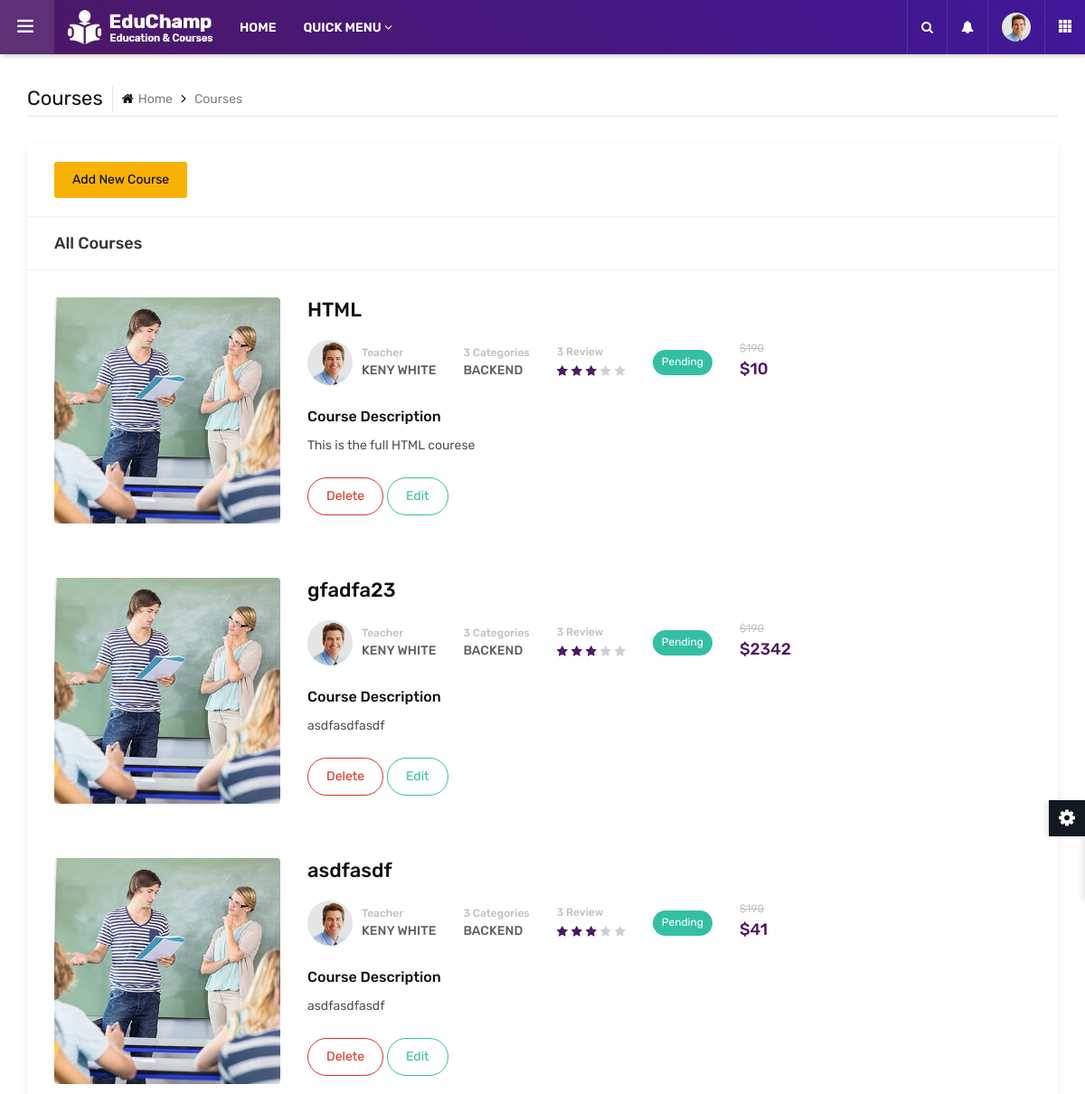
Page /public/admin/courses.php (signed in, upper part) on the earlier database version.
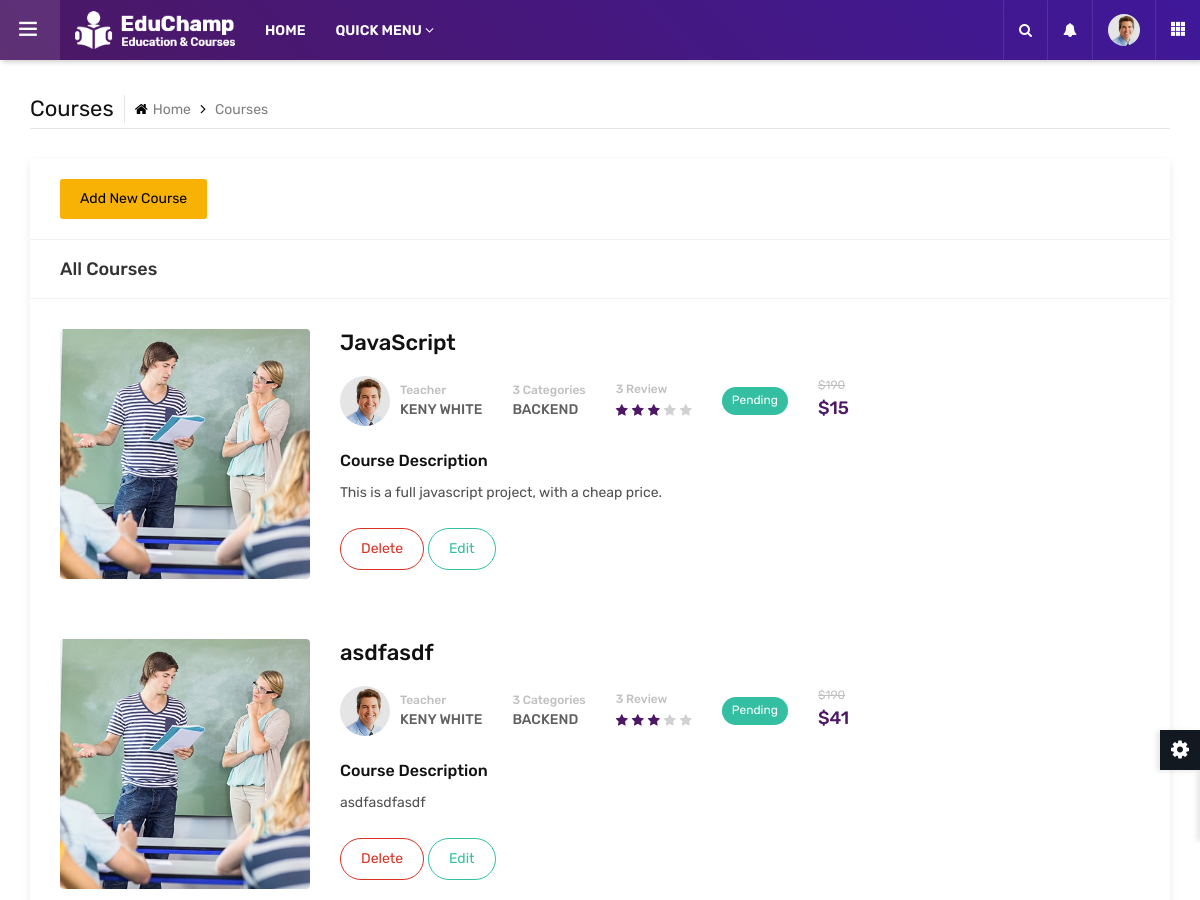
Same page on the later database version.
### tables this page shows
CREATE TABLE `courses` (
  `id` int(10) UNSIGNED NOT NULL,
  `user_id` bigint(20) NOT NULL,
  `title` varchar(50) NOT NULL,
  `price` float NOT NULL,
  `description` text DEFAULT NULL,
  `created_at` timestamp NOT NULL DEFAULT current_timestamp()
);

### public/admin/courses.php (the view, shortened to what the changed rows need)
<?php require_once __DIR__ . '/admin_ini/header.php'; ?>
<main class="ttr-wrapper">
    <div class="container-fluid">
        <div class="row">
            <div class="col-lg-12 m-b30">
                <div class="widget-box">
                    <?php $posts = $db->query("SELECT * FROM courses ORDER BY title DESC"); ?>
                    <?php
                    if (is_array($posts) || is_object($posts))
                        foreach ($posts as $item) :
                    ?>
                        <div class="widget-inner">
                            <div class="card-courses-list admin-courses">
                                <div class="card-courses-media">
                                    <img src="assets/images/courses/pic1.jpg" alt="" />
                                </div>
                                <div class="card-courses-full-dec">
                                    <div class="card-courses-title">
                                        <h4><?php echo $item['title']; ?></h4>
                                    </div>
                                    <div class="card-courses-list-bx">
                                        <ul class="card-courses-view">
                                            <li class="card-courses-user">
                                                <div class="card-courses-user-pic">
                                                    <img src="assets/images/testimonials/pic3.jpg" alt="" />
                                                </div>
                                                <div class="card-courses-user-info">
                                                    <h5>Teacher</h5>
                                                    <h4>Keny White</h4>
                                                </div>
                                            </li>
                                            <li class="card-courses-categories">
                                                <h5>3 Categories</h5>
                                                <h4>Backend</h4>
                                            </li>
                                            <li class="card-courses-review">
                                                <h5>3 Review</h5>
                                                <ul class="cours-star">
                                                    <li class="active"><i class="fa fa-star"></i></li>
                                                    <li class="active"><i class="fa fa-star"></i></li>
                                                    <li class="active"><i class="fa fa-star"></i></li>
                                                    <li><i class="fa fa-star"></i></li>
                                                    <li><i class="fa fa-star"></i></li>
                                                </ul>
                                            </li>
                                            <li class="card-courses-stats">
                                                <a href="#" class="btn button-sm green radius-xl">Pending</a>
                                            </li>
                                            <li class="card-courses-price">
                                                <del>$190</del>
                                                <h5 class="text-primary">$<?php echo $item['price']; ?></h5>
                                            </li>
                                        </ul>
                                    </div>
                                    <div class="row card-courses-dec">
                                        <div class="col-md-12" style=" overflow-wrap: break-word;
                                                word-wrap: break-word;
                                                hyphens: auto;">
                                            <h6 class="m-b10">Course Description</h6>
                                            <p><?php echo $item['description']; ?></p>
                                        </div>
                                       <div class="col-md-12">
                                        <a href="#" class="btn red outline radius-xl btn-sm post__delete__btn" id="<?php echo $item['id']; ?>">Delete</a>
                                        <a href="#" class="btn green outline radius-xl btn-sm post__edit__btn" data-toggle="modal" data-target="#courseEditModal" id="<?php echo $item['id']; ?>">Edit</a>
                                    </div>
                                    </div>
                                </div>
                            </div>
                        </div>
                    <?php endforeach; ?>
                </div>
            </div>
        </div>
    </div>
</main>
<?php require_once __DIR__ . '/admin_ini/footer.php'; ?>

Differences in the rows shown:
removed courses: title "HTML", price "10", description "This is the full HTML courese"
removed courses: title "gfadfa23", price "2342", description "asdfasdfasdf"
added courses: title "JavaScript", price "15", description "This is a full javascript project, with a cheap price."
